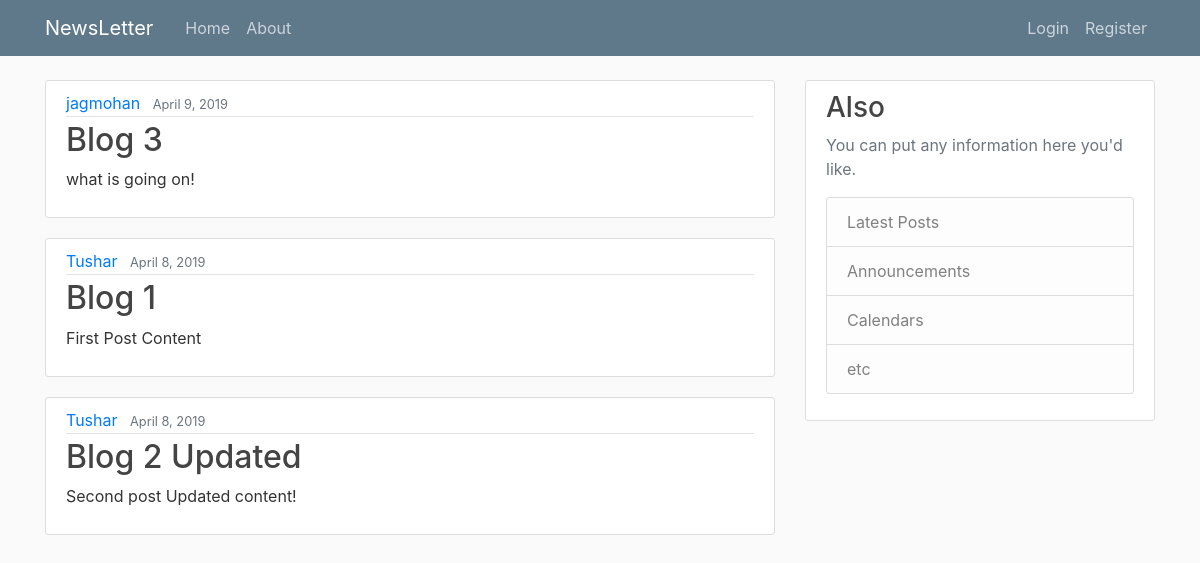
Page /homepage/ on the committed database.
### articles/models.py (models this page shows, shortened)
class Post(models.Model):
    title = models.CharField(max_length=100)
    content = models.TextField()
    date_posted = models.DateField(default=timezone.now)
    author = models.ForeignKey(User, on_delete=models.CASCADE)
    objects = models.Manager()

### articles/views.py (the view)
# urls.py: url(r'^homepage/$', PostListView.as_view(), name='homepage'),
class PostListView(ListView):
    model = Post
    template_name = 'articles/homepage.html' # <app>/<model>_<viewtype>.html
    context_object_name = 'posts'
    ordering = ['-date_posted']

### articles/templates/articles/homepage.html (shortened to what this page needs)
{% extends 'base.html' %}
{% load static %}
    {% block content %}
        {% for post in posts %}
        <article class="media content-section">
                <div class="media-body">
                  <div class="article-metadata">
                    <a class="mr-2" href="#">{{ post.author }}</a>
                    <small class="text-muted">{{ post.date_posted }}</small>
                  </div>
                  <h2><a class="article-title" href="{% url 'post-detail' post.id %}">{{ post.title }}</a></h2>
                  <p class="article-content">{{ post.content }}</p>
                </div>
        </article>
        {% endfor %}
    {% endblock %}

### articles/templates/base.html (shortened to what this page needs)
{% load static %}
<!doctype html>
<html>
    <head>
        <link rel="stylesheet" href="https://stackpath.bootstrapcdn.com/bootstrap/4.3.1/css/bootstrap.min.css">
        <link rel="stylesheet" href="{% static 'articles/main.css' %}" type="text/css">
    </head>
    <body>
        <header class="site-header">
            <nav class="navbar navbar-expand-md navbar-dark bg-steel fixed-top">
                <div class="container">
                    <a class="navbar-brand mr-4" href="/">NewsLetter</a>
                    <div class="collapse navbar-collapse" id="navbarToggle">
                        <div class="navbar-nav mr-auto">
                            <a class="nav-item nav-link" href="{% url 'homepage' %}">Home</a>
                            <a class="nav-item nav-link" href="{% url 'about' %}">About</a>
                        </div>
                        <div class="navbar-nav">
                            {% if user.is_authenticated %}
                                <a class="nav-item nav-link" href="{% url 'post-create' %}">Create</a>
                                <a class="nav-item nav-link" href="{% url 'profile' %}">Profile</a>
                                <a class="nav-item nav-link" href="{% url 'logout' %}">Logout</a>
                            {% else %}
                                <a class="nav-item nav-link" href="{% url 'login' %}">Login</a>
                                <a class="nav-item nav-link" href="{% url 'register' %}">Register</a>
                            {% endif %}
                        </div>
                    </div>
                </div>
            </nav>
        </header>
        <main role="main" class="container">
            <div class="row">
                <div class="col-md-8">
                    {% block content %}{% endblock %}
                </div>
                <div class="col-md-4">
                    <div class="content-section">
                      <h3>Also</h3>
                      <p class='text-muted'>You can put any information here you'd like.
                        <ul class="list-group">
                          <li class="list-group-item list-group-item-light">Latest Posts</li>
                          <li class="list-group-item list-group-item-light">Announcements</li>
                          <li class="list-group-item list-group-item-light">Calendars</li>
                          <li class="list-group-item list-group-item-light">etc</li>
                        </ul>
                      </p>
                    </div>
                </div>
            </div>
        </main>
    </body>
</html>

### articles/static/articles/main.css (style rules this page uses)
body { background: #fafafa; color: #333333; margin-top: 5rem; }
h1, h2, h3, h4, h5, h6 { color: #444444; }
ul { margin: 0; }
.bg-steel { background-color: #5f788a; }
.site-header .navbar-nav .nav-link { color: #cbd5db; }
.content-section { background: #ffffff; padding: 10px 20px; border: 1px solid #dddddd; border-radius: 3px; margin-bottom: 20px; }
.article-title { color: #444444; }
.article-content { white-space: pre-line; }
.article-metadata { padding-bottom: 1px; margin-bottom: 4px; border-bottom: 1px solid #e3e3e3 }

### rows in the picture
Post: author "jagmohan", date_posted "April 9, 2019", title "Blog 3", content "what is going on!"
Post: author "Tushar", date_posted "April 8, 2019", title "Blog 1", content "First Post Content"
Post: author "Tushar", date_posted "April 8, 2019", title "Blog 2 Updated", content "Second post Updated content!"
